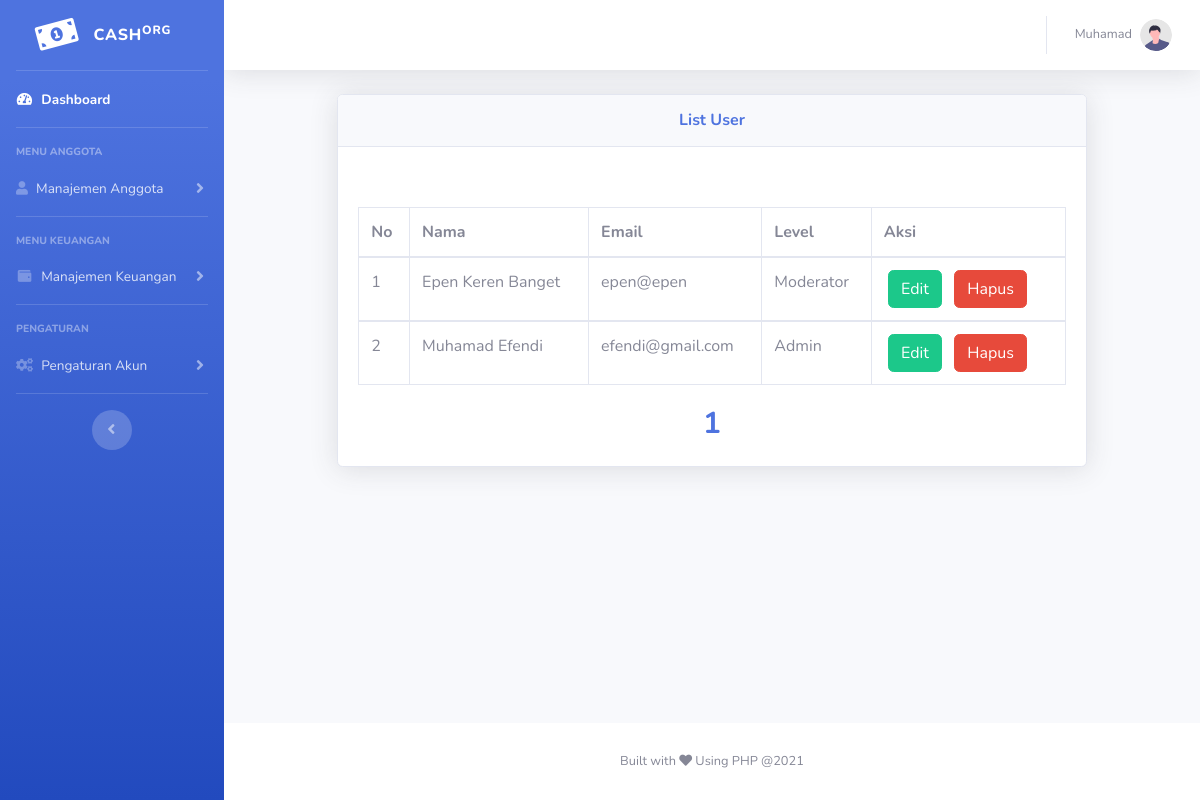
The app's page /dashboard/list_user.php (signed in) with its own data.
### tables this page shows
CREATE TABLE `cash_user` (
  `id` int(11) NOT NULL,
  `nama_awal` varchar(255) NOT NULL,
  `nama_akhir` varchar(255) NOT NULL,
  `email` varchar(100) NOT NULL,
  `level_user` varchar(255) NOT NULL,
  `passwd` varchar(255) NOT NULL,
  `code_uniq` varchar(255) NOT NULL
);

### dashboard/list_user.php (the view, shortened to what this page needs)
<?php
$db = database::connect();
$jumlahDataPerhalaman = 5;
$result = $db->prepare("SELECT * FROM cash_user");
$result->execute();
$jumlahData = $result->rowCount();
$jumlahHalaman = ceil($jumlahData / $jumlahDataPerhalaman);
if(isset($_GET['p'])){
    $halamanAktif = $_GET['p'];
}else{
    $halamanAktif = 1;
}
$awaldata = ($jumlahDataPerhalaman * $halamanAktif) - $jumlahDataPerhalaman;
$tampil = $db->prepare("SELECT * FROM cash_user ORDER BY id DESC LIMIT $awaldata , $jumlahDataPerhalaman");
$tampil->execute();
$ini_user = $tampil->fetchAll();
 ?>
<!DOCTYPE html>
<html lang="en">
<head>
    <link href="vendor/fontawesome-free/css/all.min.css" rel="stylesheet" type="text/css">
    <link href="css/sb-admin-2.min.css" rel="stylesheet">
</head>
<body id="page-top">
    <div id="wrapper">
        <ul class="navbar-nav bg-gradient-primary sidebar sidebar-dark accordion" id="accordionSidebar">
            <a class="sidebar-brand d-flex align-items-center justify-content-center" href="index.php">
                <div class="sidebar-brand-icon rotate-n-15">
                    <i class="fas fa-money-bill-alt"></i>
                </div>
                <div class="sidebar-brand-text mx-3">Cash<sup>org</sup></div>
            </a>
            <hr class="sidebar-divider my-0">
            <li class="nav-item active">
                <a class="nav-link" href="index.php">
                    <i class="fas fa-fw fa-tachometer-alt"></i>
                    <span>Dashboard</span></a>
            </li>
            <hr class="sidebar-divider">
            <div class="sidebar-heading">
                Menu Anggota
            </div>
            <li class="nav-item">
                <a class="nav-link collapsed" href="#" data-toggle="collapse" data-target="#collapseTwo"
                    aria-expanded="true" aria-controls="collapseTwo">
                    <i class="fas fa-user fa-cog"></i>
                    <span>Manajemen Anggota</span>
                </a>
            </li>
            <hr class="sidebar-divider">
            <div class="sidebar-heading">
                Menu Keuangan
            </div>
            <li class="nav-item">
                <a class="nav-link collapsed" href="#" data-toggle="collapse" data-target="#collapsePages"
                    aria-expanded="true" aria-controls="collapsePages">
                    <i class="fas fa-fw fa-wallet"></i>
                    <span>Manajemen Keuangan</span>
                </a>
            </li>
            <hr class="sidebar-divider">
            <div class="sidebar-heading">
                Pengaturan
            </div>
            <li class="nav-item">
                <a class="nav-link collapsed" href="#" data-toggle="collapse" data-target="#collapseCon"
                    aria-expanded="true" aria-controls="collapsePages">
                    <i class="fas fa-fw fa-cogs"></i>
                    <span>Pengaturan Akun</span>
                </a>
            </li>
            <hr class="sidebar-divider d-none d-md-block">
            <div class="text-center d-none d-md-inline">
                <button class="rounded-circle border-0" id="sidebarToggle"></button>
            </div>
        </ul>
        <div id="content-wrapper" class="d-flex flex-column">
            <div id="content">
                <nav class="navbar navbar-expand navbar-light bg-white topbar mb-4 static-top shadow">
                    <ul class="navbar-nav ml-auto">
                        <li class="nav-item dropdown no-arrow">
                            <a class="nav-link dropdown-toggle" href="#" id="userDropdown" role="button"
                                data-toggle="dropdown" aria-haspopup="true" aria-expanded="false">
                                <span class="mr-2 d-none d-lg-inline text-gray-600 small"><?php echo $_SESSION['nama']; ?></span>
                                <img class="img-profile rounded-circle"
                                    src="img/undraw_profile.svg">
                            </a>
                        </li>
                    </ul>
                </nav>
                <div class="container-fluid">
                    <center>
                    <div class="col-md-10 justify-content-center">
                   <div class="card shadow mb-5">
                        <div class="card-header py-3">
                            <h6 class="m-0 font-weight-bold text-primary">List User</h6>
                        </div>
                        <div class="card-body">
                             <br>
                            <div class="table-responsive d-flex">
                                <table class="table table-bordered" id="dataTable" width="100%" cellspacing="0">
                                    <?php $no = 1; ?>
                                    <thead>
                                        <tr >
                                            <th>No</th>
                                            <th>Nama</th>
                                            <th>Email</th>
                                            <th>Level</th>
                                            <th>Aksi</th>
                                        </tr>
                                    </thead>
                                     <?php foreach ($ini_user as $all_user) : ?>
                                    <tbody>
                                        <tr>
                                            <td><?php echo $no; ?></td>
                                            <td><?php echo $all_user['nama_awal']; ?> <?php echo $all_user['nama_akhir']; ?></td>
                                            <td><?php echo $all_user['email']; ?></td>
                                            <td><?php echo $all_user['level_user']; ?></td>
                                            <td>&nbsp;<a href="edit_user.php?user=<?php echo $all_user['code_uniq']; ?>"><button type="button" class="btn btn-success">Edit</button></a>
                                                &nbsp; <a href="hapus_data.php?user=<?php echo $all_user['code_uniq']; ?>"><button type="button" class="btn btn-danger" onclick="return confirm('Apakah Anda Yakin?')">Hapus</button></a>
                                            </td>
                                        </tr>
                                    </tbody>
                                    <?php $no++; ?>
                                <?php endforeach; ?>
                                </table>
                            </div>
                            <?php for($i = 1; $i <= $jumlahHalaman; $i++) : ?>
                            <?php if($i == $halamanAktif) : ?>
                                <a href="?p=<?php echo $i; ?>" style="font-weight: bold;font-size: 30px;"><?php echo $i ?></a>
                            <?php else : ?>
                                <a href="?p=<?php echo $i; ?>"><?php echo $i ?></a>
                        <?php endif; ?>
                        <?php endfor; ?>
                        </div>
                    </div>
                    </div>
                    </center>
                </div>
            </div>
            <footer class="sticky-footer bg-white">
                <div class="container my-auto">
                    <div class="copyright text-center my-auto">
                        <span>Built with <i class="fas fa-heart"></i> Using PHP @<?php echo date('Y'); ?></span>
                    </div>
                </div>
            </footer>
        </div>
    </div>
</body>
</html>

### records on screen
cash_user: nama_awal "Epen", nama_akhir "Keren Banget", email "epen@epen", level_user "Moderator"
cash_user: nama_awal "Muhamad", nama_akhir "Efendi", email "efendi@gmail.com", level_user "Admin"

### other values on screen
$_SESSION['nama'] "Muhamad"
